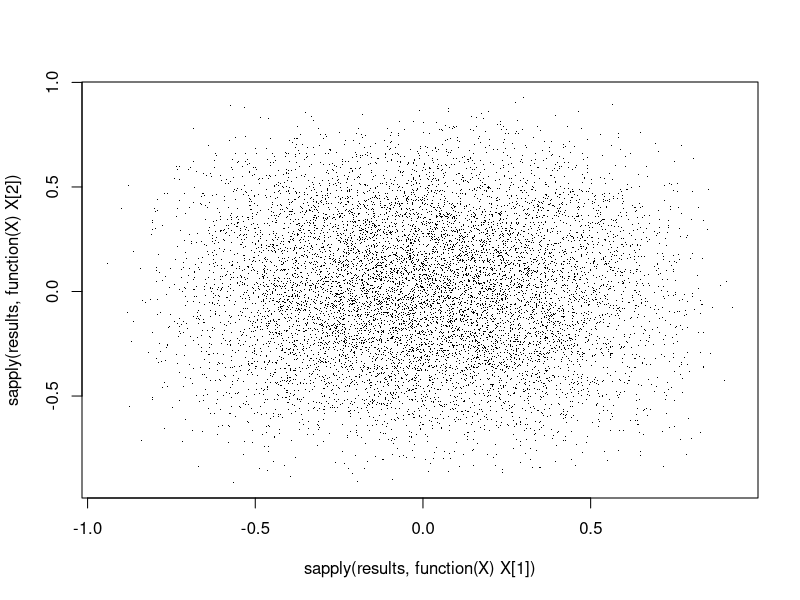
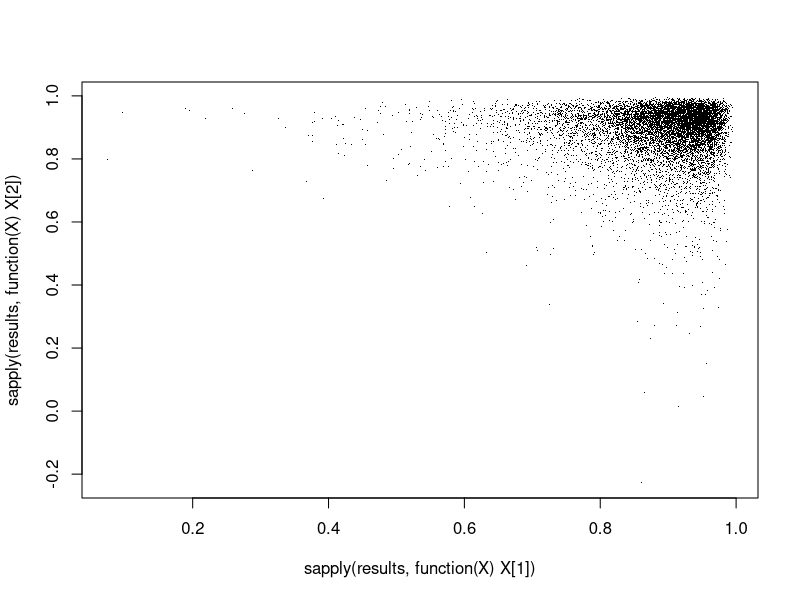
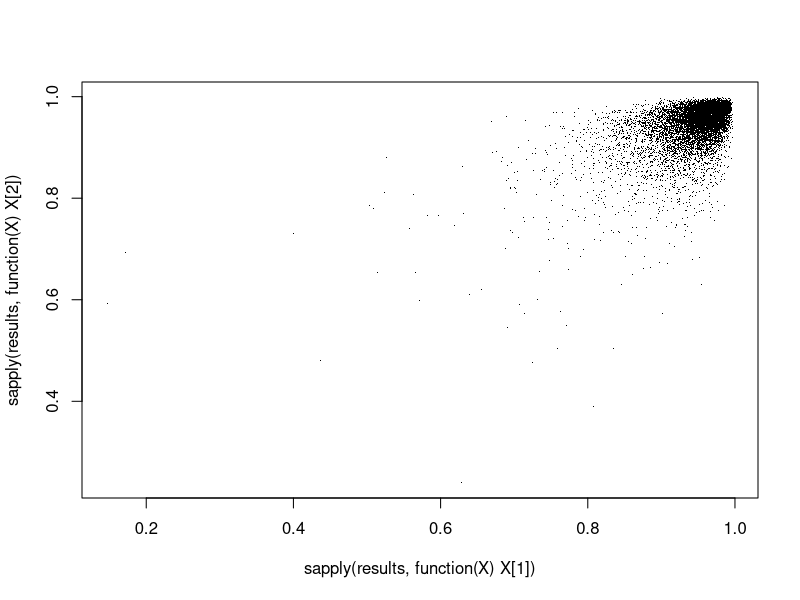
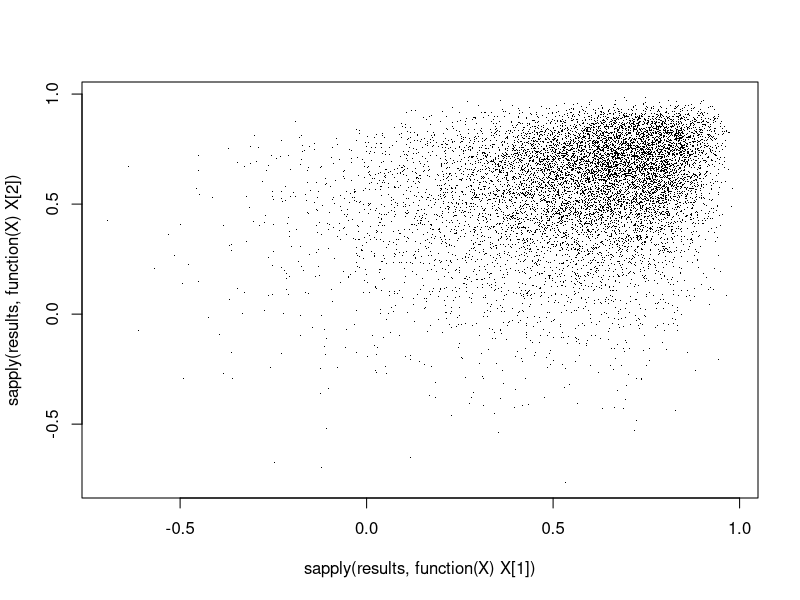
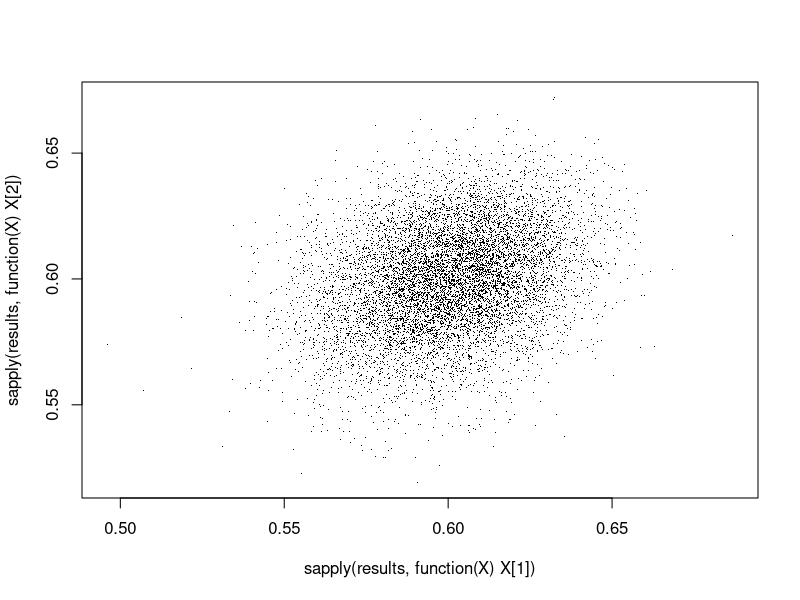
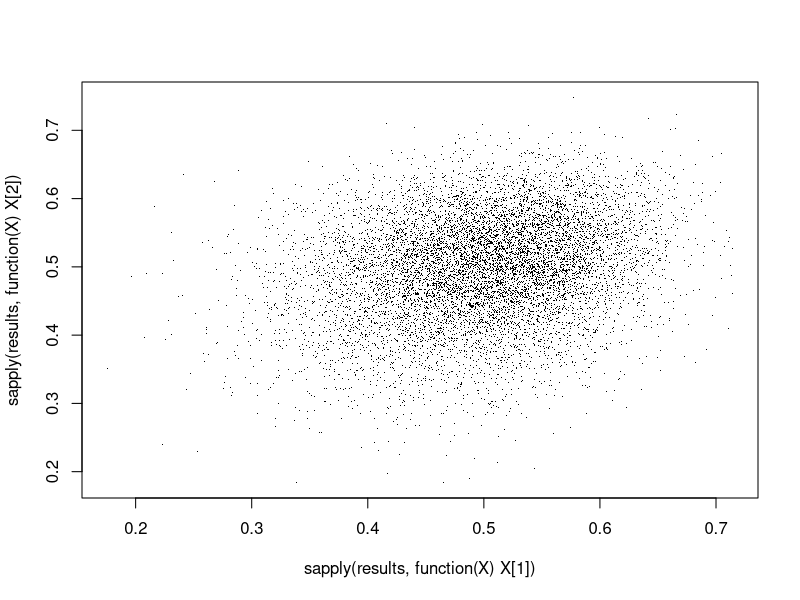
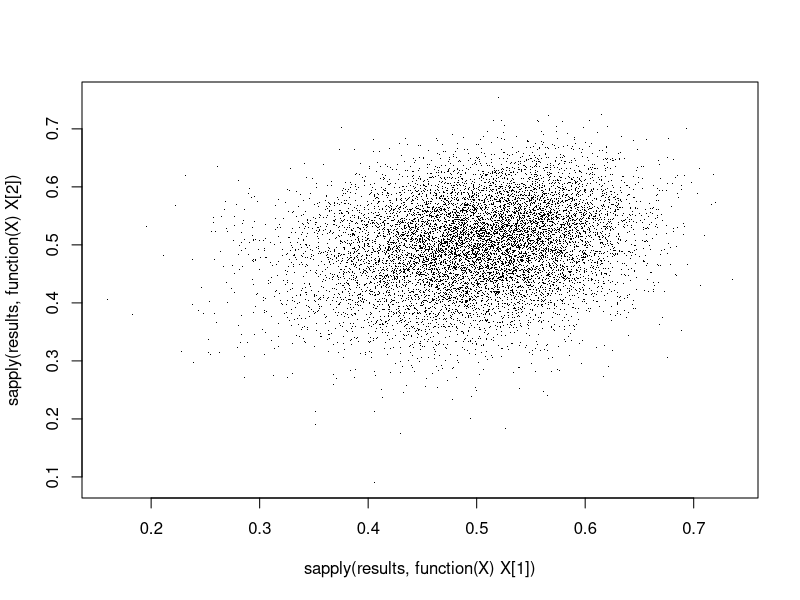
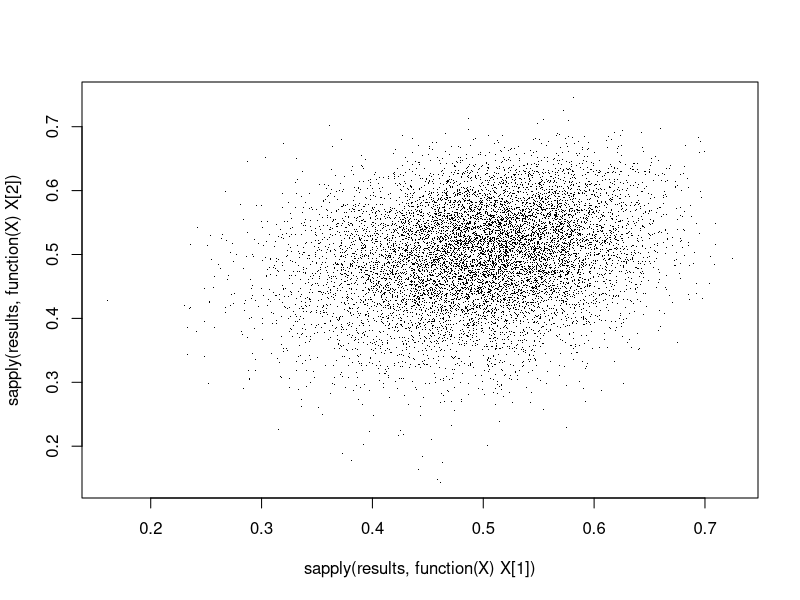

The R source for these figures, in order:
## ---- chunk 1
library(MASS) # for simulating multivariate normal data
table1 <- read.csv('data/table1.csv')
## ---- chunk 2
vector2rmatrix <- function(x) {
    # x: vector of correlations representing either
    # (a) upper off-diagonal elements of matrix arranged row-wise, or equivalently
    # (b) lower off-diagnoal elements of matrix arrange column-wise.
    V <- length(x)
    p <- (1 + sqrt(1 + 8 * V))/2
    if (p %% 1 != 0) stop('input vector has invalid length')
    r_matrix <- diag(rep(1, p))
    r_matrix[lower.tri(r_matrix)] <- x
    r_matrix[upper.tri(r_matrix)] <- t(r_matrix)[upper.tri(r_matrix)]
    r_matrix
}
## ---- chunk 3
generate_sample <- function(n=100, r=vector2rmatrix(c(.1,.2, .3, .4, .5, .6)), 
                            j=1, k=2, l=3, m=4) {
    # n: sample size for simulation
    # r: correlation matrix
    # j,k,l,m: return correlation between variables j with k and l with m
    # return two correlations
    x <- mvrnorm(n=n, mu=rep(0, nrow(r)), Sigma=r)
    cor_x <- cor(x)
    c(cor_x[j,k], cor_x[l,m])
}

simulate_correlations <- function(k=2000, n=100, 
                                     r=vector2rmatrix(c(.1,.2, .3, .4, .5, .6))) {
    # k: the number of simulations to run
    # n: sample size for each run
    # r: true correlation matrix
    # return
    results <- lapply(seq(k), function(X) generate_sample(n=n, r=r))
    plot(sapply(results, function(X) X[1]), sapply(results, function(X) X[2]), pch='.')
    cor(sapply(results, function(X) X[1]), sapply(results, function(X) X[2]))
}
## ---- chunk 4
simulate_correlations(k=10000, n=10, r=vector2rmatrix(rep(0, 6)))
simulate_correlations(k=10000, n=10, r=vector2rmatrix(c(.9, 0,0,0,0, .9)))
simulate_correlations(k=10000, n=10, r=vector2rmatrix(rep(.95, 6)))
simulate_correlations(k=10000, n=10, r=vector2rmatrix(rep(.6, 6)))
simulate_correlations(k=10000, n=1000, r=vector2rmatrix(rep(.6, 6)))
## ---- chunk 5
prevost_corr <- function(r, n, j=1, k=2, l=3, m=4, with_n_minus_3=FALSE) {
    # r_matrix is a correlation matrix of size 4
    sigma_jk_lm <- 
        r[j,l] * r[k,m] + 
        r[j,m] * r[k,l] -
        r[l,m] * (r[j,l]*r[k,l] + r[j,m]*r[k,m]) -
        r[j,k] * (r[j,l]*r[j,m] + r[k,l]*r[k,m]) +
        1/2 * r[j,k] * r[l,m] *
        (r[j,l]^2 + r[j,m]^2 +r[k,l]^2 +r[k,m]^2)
    
    if (with_n_minus_3) {
        # formula that appears in the paper
        result <- sigma_jk_lm /
       ((n - 3) * (1 - r[j,k]^2) * (1 - r[l,m]^2))
    } else {
        # formula that I think is correct
        result <- sigma_jk_lm /
        ((1 - r[j,k]^2) * (1 - r[l,m]^2))
    }
    result
}
## ---- chunk 6
olkins_finn_corr <- function(r, n, i=1, j=2, k=3, l=4) {
    var_r <- function(r, n) (1 - r^2)^2 / n
    cov_r <- function(r, n, i=i, j=j, k=k, l=l) {
        (1/2 * r[i,j] * r[k,l] * 
            (r[i,k]^2 + r[i,l]^2 + r[j,k]^2 + r[j,l]^2) +
            r[i,k]*r[j,l] + r[i,l] * r[j,k] -
            (r[i,j]*r[i,k]*r[i,l] + 
            r[j,i]*r[j,k]*r[j,l] +
            r[k,i]*r[k,j]*r[k,l] +
            r[l,i]*r[l,j]*r[l,k])) / n
    }
    v1 <- var_r(r[i,j], 10)
    v2 <- var_r(r[k,l], 10)
    c1 <- cov_r(r, 10, i, j, k, l) 
    c1 / sqrt(v1 * v2)
}
## ---- chunk 7
test_matrix <- vector2rmatrix(rep(.5, 6))
for (i in 1:4) {
    print(simulate_correlations(10000, 100, test_matrix))
}

olkins_finn_corr(test_matrix, n=100)
prevost_corr(test_matrix, n=100, with_n_minus_3=FALSE)
prevost_corr(test_matrix, n=100, with_n_minus_3=TRUE)
## ---- chunk 8
extract_matrix <- function(x, row, var_names=c('pb', 'a', 'sn', 'pbc', 'i', 'fb')) {
    id <- table1[row, 'study']
    n <- table1[row, 'ni']
    r_vector <- table1[row,-c(1,2)]
    r_vector <- unlist(r_vector)
    r_matrix <- vector2rmatrix(r_vector)
    rownames(r_matrix) <- colnames(r_matrix) <- var_names    
    
    list(id=id, n=n, r_matrix=r_matrix, r_vector=r_vector)
}

study1 <- extract_matrix(table1, 1)
prevost_corr(study1$r_matrix, study1$n, j=1, k=2, l=3, m=4)
## ---- chunk 9
correlation_pairs <- function(p) {
    result <- expand.grid(j=seq(p), k=seq(p), l=seq(p), m=seq(p))
    result <- result[result$j < result$k & result$l < result$m, ]
    result <- result[(p * result$j + result$k) < (p * result$l +  result$m), ]
    
    result$common_variable <- result$k == result$l | 
        result$j == result$l | result$k == result$m

    result
}

p <- nrow(study1$r_matrix)
indices <- correlation_pairs(p)

cat('common count: ', sum(indices$common_variable), 
        '\nno common variable count: ', sum(!indices$common_variable), '\n')
head(indices)
## ---- chunk 10
extract_asymptotic_r <- function(row_number) {
    study <- extract_matrix(table1, row_number)
    p <- nrow(study$r_matrix)
    indices <- correlation_pairs(p)
    indices$study <- row_number
    indices$asymptotic_correlation <- sapply(seq(nrow(indices)), function(X) 
        prevost_corr(study$r_matrix, study$n, 
        indices[X,'j'], indices[X,'k'], indices[X,'l'], indices[X,'m']))
    indices
}

combined_indices <- lapply(1:8, function(X) extract_asymptotic_r(X))

combined_indices <- do.call(rbind, combined_indices)

aggregate(asymptotic_correlation~common_variable, combined_indices, mean)

par(mfrow=c(2,1))
hist(combined_indices[combined_indices$common_variable == TRUE, 'asymptotic_correlation'],
     xlim=c(-.1, .8), main = 'Correlation of correlations have common variables')
hist(combined_indices[combined_indices$common_variable == FALSE, 'asymptotic_correlation'], 
     xlim=c(-.1, .8), main = 'Correlation of correlations have distinct variables')
